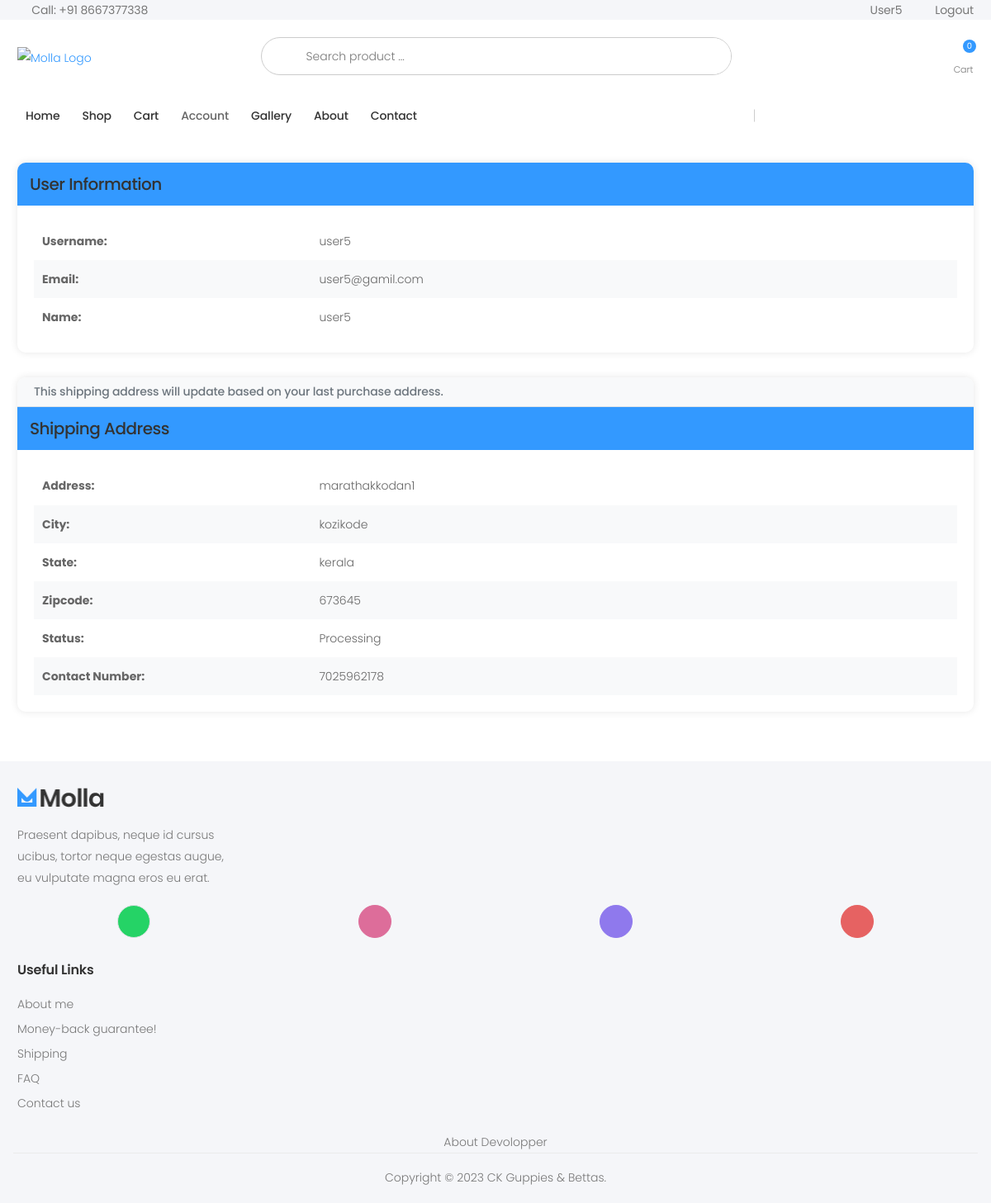
The app's page /account/ (signed in) with its own data.
### store/models.py (models this page shows, shortened)
class Customer(models.Model):
    user = models.OneToOneField(User, null=True, blank=True, on_delete=models.CASCADE)
    name = models.CharField(max_length=200, null=True)
    email = models.CharField(max_length=200)

class ShippingAddress(models.Model):
    customer = models.ForeignKey(Customer, on_delete=models.SET_NULL, null=True)
    order = models.ForeignKey(Order, on_delete=models.SET_NULL, null=True)
    number = models.CharField(max_length=12, null=False, blank=False)
    address = models.CharField(max_length=200, null=False)
    city = models.CharField(max_length=200, null=False)
    state = models.CharField(max_length=200, null=False)
    zipcode = models.CharField(max_length=200, null=False)
    date_added = models.DateTimeField(auto_now_add=True)

class Order(models.Model):
    STATUS_CHOICES = [
        ('Processing', 'Processing'),
        ('Shipped', 'Shipped'),
        ('Delivered', 'Delivered')
    ]
    customer = models.ForeignKey(Customer, on_delete=models.SET_NULL, null=True, blank=True)
    date_ordered = models.DateTimeField(auto_now_add=True)
    complete = models.BooleanField(default=False)
    transaction_id = models.CharField(max_length=100, null=True)
    status = models.CharField(max_length=20, choices=STATUS_CHOICES, default='Processing')
    processing_time = models.DateTimeField(null=True, blank=True)
    shipped_time = models.DateTimeField(null=True, blank=True)
    delivered_time = models.DateTimeField(null=True, blank=True)
    @property
    def get_cart_items(self):
        orderitems = self.orderitem_set.all()
        total = sum([item.quantity for item in orderitems])
        return total

### store/views.py (the view)
# urls.py: path('account/',views.account_info,name='account_info'),
def account_info(request):
    if not request.user.is_authenticated:
        return redirect('auth_app:login')
    customer = request.user.customer
    last_shipping = ShippingAddress.objects.filter(customer=customer).order_by('-date_added').first()
    context = {
        'user': request.user,
        'shipping_info': last_shipping,
    }
    return render(request, 'store/account_info.html', context)

### store/context_processors.py (called while the page is built)
def menu_link(request):
    links_list = Category.objects.all()
    paginator3 = Paginator(links_list,8)
    try:
        page = int(request.GET.get('page', '1'))
    except:
        page = 1
    try:
        links = paginator3.page(page)
    except (InvalidPage,EmptyPage):
        links = paginator3.page(paginator3.num_pages)
    return dict(links = links)

def cart_data(request):
    data = cartData(request)
    cartItems = data['cartItems']
    return dict(cartItems = cartItems)

### store/models.py (called while the page is built)
    def get_url(self):
        return reverse('store_app:product_by_category', args=[self.slug])

### store/utils.py (called while the page is built, shortened)
def cartData(request):
	if request.user.is_authenticated:
		customer = request.user.customer
		order, created = Order.objects.get_or_create(customer=customer, complete=False)
		items = order.orderitem_set.all()
		cartItems = order.get_cart_items
		total_price_difference = 0
	return {'cartItems':cartItems ,'order':order, 'items':items, 'total_price_difference':total_price_difference}

### store/templates/store/account_info.html (shortened to what this page needs)
{% extends "store/Base.html" %}
{% load static %}
{% block content %}
<div class="container my-5">
    <div class="row">
        <div class="col-12">
            <div class="info-card">
                <div class="card-header">
                    <h5 class="mb-0">User Information</h5>
                </div>
                <div class="card-body">
                    <table class="info-table">
                        <tr>
                            <th>Username:</th>
                            <td>{{ user.username }}</td>
                        </tr>
                        <tr>
                            <th>Email:</th>
                            <td>{{ user.email }}</td>
                        </tr>
                        <tr>
                            <th>Name:</th>
                            <td>{{ user.customer.name }}</td>
                        </tr>
                    </table>
                </div>
            </div>
            <div class="info-card">
                <h6>This shipping address will update based on your last purchase address.</h6>
                <div class="card-header">
                    <h5 class="mb-0">Shipping Address</h5>
                </div>
                <div class="card-body">
                    {% if shipping_info %}
                    <table class="info-table">
                        <tr>
                            <th>Address:</th>
                            <td>{{ shipping_info.address }}</td>
                        </tr>
                        <tr>
                            <th>City:</th>
                            <td>{{ shipping_info.city }}</td>
                        </tr>
                        <tr>
                            <th>State:</th>
                            <td>{{ shipping_info.state }}</td>
                        </tr>
                        <tr>
                            <th>Zipcode:</th>
                            <td>{{ shipping_info.zipcode }}</td>
                        </tr>
                        <tr>
                            <th>Status:</th>
                            <td>{{ shipping_info.order.status }}</td>
                        </tr>
                        <tr>
                            <th>Contact Number:</th>
                            <td>{{ shipping_info.number }}</td>
                        </tr>
                    </table>
                    {% else %}
                    <p>You can add shipping information during cart checkout.</p>
                    {% endif %}
                </div>
            </div>
        </div>
    </div>
</div>
{% endblock %}

### store/templates/store/Base.html (shortened to what this page needs)
{% load static %}
<!DOCTYPE html>
<html lang="en">
<head>
    <link rel="stylesheet" href="{% static 'assets/vendor/line-awesome/line-awesome/line-awesome/css/line-awesome.min.css' %}">
    <link rel="stylesheet" href="{% static 'assets/css/bootstrap.min.css' %}">
    <link rel="stylesheet" href="{% static 'assets/css/plugins/owl-carousel/owl.carousel.css' %}">
    <link rel="stylesheet" href="{% static 'assets/css/plugins/magnific-popup/magnific-popup.css' %}">
    <link rel="stylesheet" href="{% static 'assets/css/plugins/jquery.countdown.css' %}">
    <link rel="stylesheet" href="{% static 'assets/css/style.css' %}">
    <link rel="stylesheet" href="{% static 'assets/css/skins/skin-demo-4.css' %}">
    <link rel="stylesheet" href="{% static 'assets/css/demos/demo-4.css' %}">
    <link rel="stylesheet" href="{% static 'assets/css/style2.css' %}">
</head>
<body>
    <div class="page-wrapper">
        <header class="header header-intro-clearance header-4">
            <div class="header-top">
                <div class="container">
                    <div class="header-left">
                        <a href="tel:#"><i class="icon-phone"></i>Call: +91 8667377338</a>
                    </div>
                    <div class="header-right">
                        <ul class="top-menu">
                            <li>
                                <ul>
									{% if user.is_authenticated %}
									<li><a href="{% url 'store_app:account_info' %}">{{user.username}}</a></li>
									<li><a href="{% url 'auth_app:logout' %}" id="signin-button">Logout</a></li>
									{% else %}
                                    <li><a href="{% url 'auth_app:register' %}" id="signup-button">Sign up</a></li>
                                    <li><a href="{% url 'auth_app:login' %}" id="signin-button">Sign in</a></li>
									{% endif %}
                                </ul>
                            </li>
                        </ul>
                    </div>
                </div>
            </div>
            <div class="header-middle">
                <div class="container">
                    <div class="header-left">
                        <a href="{% url 'store_app:allProdCat' %}" class="logo">
                            <img src="{% static 'assets/images/demos/demo-4/logo 19a.png' %}" alt="Molla Logo" width="180" height="25">
                        </a>
                    </div>
                    <div class="header-center">
                        <div class="header-search header-search-extended header-search-visible d-none d-lg-block">
							<form action="{% url 'search_app:SearchResult' %}" method="get">
                                <div class="header-search-wrapper search-wrapper-wide">
                                    <button class="btn btn-primary" type="submit"><i class="icon-search"></i></button>
                                    <input type="search" class="form-control" name="q" id="q" placeholder="Search product ..." required>
                                </div>
                            </form>
                        </div>
                    </div>
                    <div class="header-right">
                        <div class="dropdown cart-dropdown">
                            <a href="{% url 'store_app:cart' %}" class="dropdown-toggle">
                                <div class="icon">
                                    <i class="icon-shopping-cart"></i>
                                    <span class="cart-count">{{cartItems}}</span>
                                </div>
                                <p>Cart</p>
                            </a>
                        </div>
                    </div>
                </div>
            </div>
            <div class="header-bottom sticky-header">
                <div class="container">
                    <div class="header-center">
                        <nav class="main-nav">
                            <ul class="menu sf-arrows">
                                <li class="megamenu-container {% if request.path == '/' %}active{% endif %}">
                                    <a href="{% url 'store_app:allProdCat' %}">Home</a>
                                </li>
                                <li class="megamenu-container {% if request.path == '/shop/' %}active{% endif %}">
                                    <a href="{% url 'store_app:allProductListing' %}">Shop</a>
                                </li>
                                <li class="{% if request.path == '/cart/' %}active{% endif %}">
                                    <a href="{% url 'store_app:cart' %}">Cart</a>
                                </li>
                                <li class="#">
                                    <a>Account</a>
                                </li>
                                <li class="{% if request.path == '/gallery/' %}active{% endif %}">
                                    <a href="{% url 'store_app:gallery' %}">Gallery</a>
                                </li>
                                <li class="{% if request.path == '/about/' %}active{% endif %}">
                                    <a href="{% url 'store_app:about' %}">About</a>
                                </li>
                                <li class="{% if request.path == '/contact/' %}active{% endif %}">
                                    <a href="{% url 'store_app:contact' %}">Contact</a>
                                </li>
                            </ul>
                        </nav>
                    </div>
                </div>
            </div>
        </header>
        {% block content %}{% endblock %}
        <footer class="footer">
            <div class="footer-middle">
                <div class="container">
                    <div class="row">
                        <div class="col-sm-6 col-lg-3">
                            <div class="widget widget-about">
                                <img src="{% static 'assets/images/demos/demo-4/logo-footer.png' %}" class="footer-logo"
                                    alt="Footer Logo" width="105" height="25">
                                <p>Praesent dapibus, neque id cursus ucibus, tortor neque egestas augue, eu vulputate
                                    magna eros eu erat. </p>
                            </div>
                        </div>
                        <div class="col-md-12">
                            <div class="social-icons social-icons-colored justify-content-around mb-3">
                                <a href="#" class="social-icon social-whatsapp" title="WhatsApp" target="_blank" style="background-color: #25d366;"><i class="icon-whatsapp"></i></a>
                                <a href="#" class="social-icon social-instagram" title="Instagram" target="_blank"><i class="icon-instagram"></i></a>
                                <a href="#" class="social-icon social-facebook" title="Facebook" target="_blank"><i class="icon-facebook-f"></i></a>
                                <a href="#" class="social-icon social-youtube" title="Youtube" target="_blank"><i class="icon-youtube"></i></a>
                            </div>
                        </div>
                        <div class="col-sm-6 col-lg-3">
                            <div class="widget">
                                <h4 class="widget-title">Useful Links</h4>
                                <ul class="widget-list">
                                    <li><a href="#">About me</a></li>
                                    <li><a href="#">Money-back guarantee!</a></li>
                                    <li><a href="{% url 'store_app:allProductListing' %}">Shipping</a></li>
                                    <li><a href="{% url 'store_app:faq' %}">FAQ</a></li>
                                    <li><a href="{% url 'store_app:about' %}">Contact us</a></li>
                                </ul>
                            </div>
                        </div>
                    </div>
                </div>
            </div>
            <div>
                <a href="{% url 'store_app:devolopper' %}">
                    <p class="footer-copyright text-center">About Devolopper</p>
                </a>
            </div>
            <div class="footer-bottom">
                <div class="container">
                    <p class="footer-copyright text-center">Copyright © 2023 CK Guppies & Bettas.</p>
                </div>
            </div>
        </footer>
    </div>
</body>
</html>

### static/assets/css/skins/skin-demo-4.css (style rules this page uses)
a { color:#39f }
.header-3 .header-search-extended .btn,.header-4 .header-search-extended .btn { background-color:transparent;color:#333 }
.btn-primary { color:#fff;background-color:#39f;border-color:#39f;box-shadow:none }
.cart-dropdown .cart-count { background-color:#39f }
.header-bottom .menu>li>a:before { background-color:#39f }
.header-4 .header-search .header-search-wrapper { border-color:#39f }

### static/assets/css/demos/demo-4.css (style rules this page uses)
.footer { background-color:#f5f6f9 }
.footer .footer-middle { border-top:none;padding:4rem 0 .1rem }
.footer .widget-title { font-weight:600 }
.widget-list a { position:relative }
.widget-list a:before { content:'';display:block;position:absolute;left:0;bottom:0;width:100%;height:.1rem;background-color:#39f;transform-origin:right center;transform:scale(0, 1);transition:transform .3s ease }
.widget-about p:last-of-type { margin-bottom:1.2rem }
.footer-bottom .container { padding-top:1.75rem;padding-bottom:1.75rem }

### store/templates/store/account_info.html (style rules this page uses)
.info-card { box-shadow: 0 0 10px rgba(0, 0, 0, 0.1); border-radius: 10px; overflow: hidden; margin-bottom: 30px; }
.info-card .card-header { background-color: #39f; color: #fff; padding: 15px; }
.info-card .card-body { padding: 20px; }
.info-table { width: 100%; border-collapse: collapse; }
.info-table th, .info-table td { padding: 10px; text-align: left; }
.info-table th { font-weight: bold; width: 30%; }
.info-table tr:nth-child(even) { background-color: #f8f9fa; }
.info-card h6 { padding: 10px 20px; background-color: #f8f9fa; color: #6c757d; font-size: 14px; font-weight: 500; margin-bottom: 0; border-bottom: 1px solid #dee2e6; }

### records on screen
ShippingAddress: address "marathakkodan1", city "kozikode", state "kerala", zipcode "673645", order.status "Processing", number "7025962178"

### other values on screen
{{ user.username }} "User5"
{{ cartItems }} "0"
{{ user.username }} "user5"
{{ user.email }} "user5@gamil.com"
{{ user.customer.name }} "user5"
